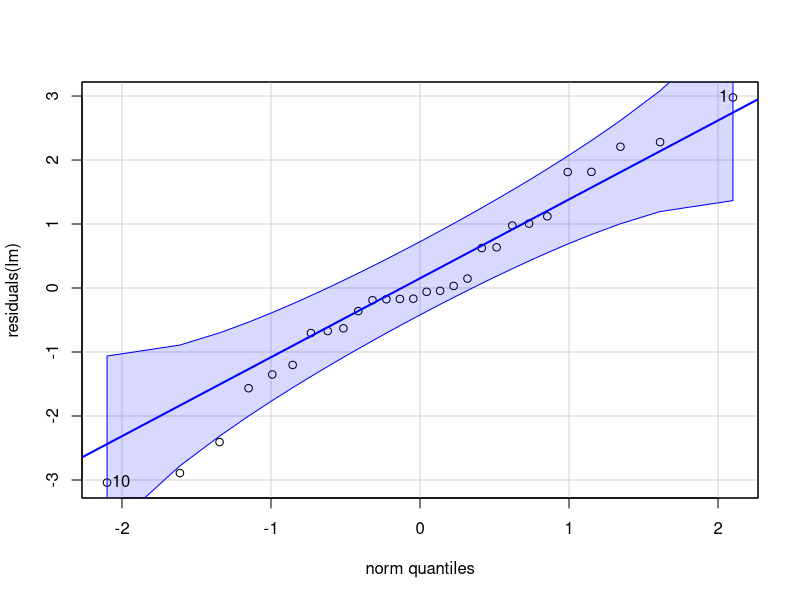
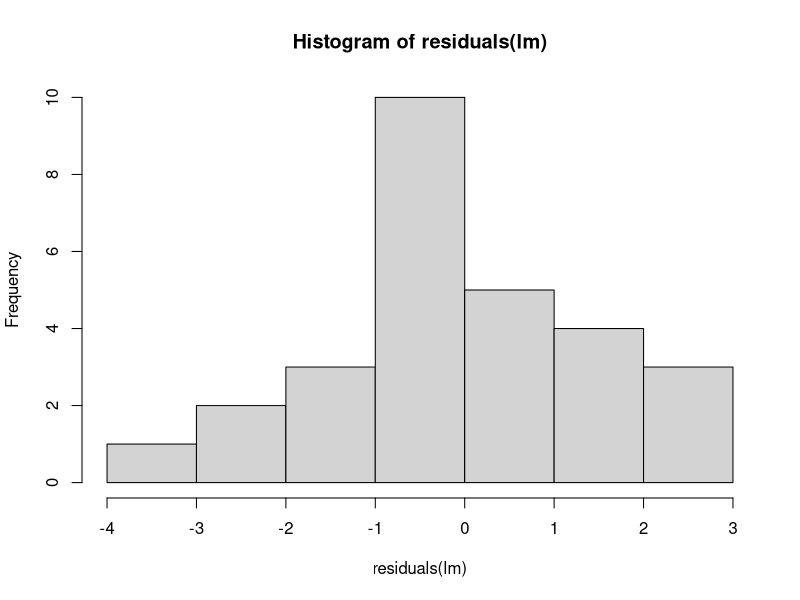
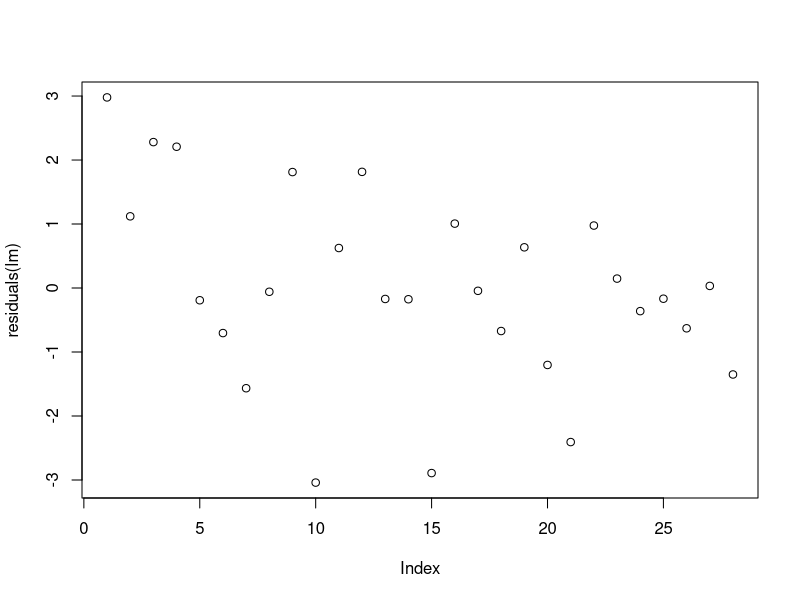
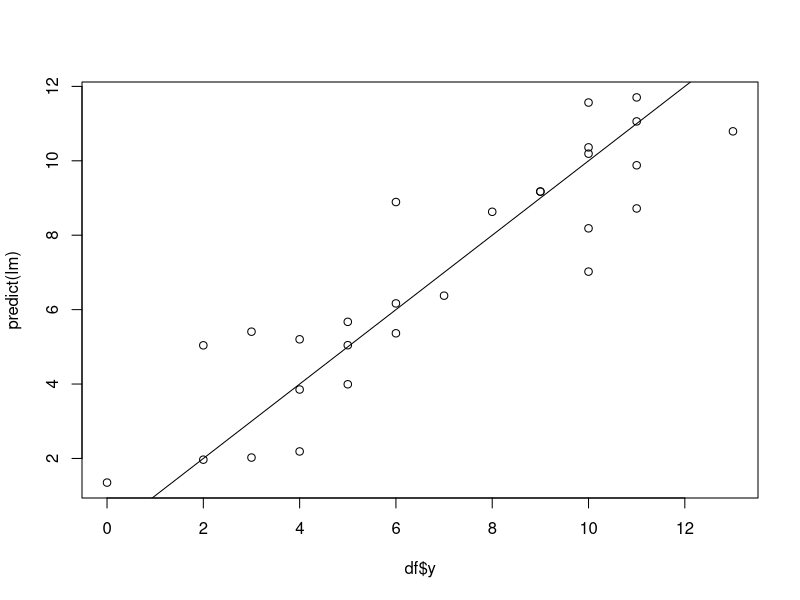

The R source for these figures, in order:
## ---- chunk 1
knitr::opts_chunk$set(echo = TRUE)
## ---- chunk 2
df <- read.csv("./football.csv")
lm <-lm(y ~ . - Team, data = df)
## ---- chunk 3
library("car")
qq <- qqPlot(residuals(lm))
## ---- chunk 4
histogram <- hist(residuals(lm))
## ---- chunk 5
residuals_scatter <- plot(residuals(lm))
## ---- chunk 6
residuals_against_reg <- plot(df$y, predict(lm))
abline(0,1)
## ---- chunk 7
model.full <- lm
model.null <- lm(y ~ 1, data=df)
step(model.null, direction="forward", scope=list(lower=model.null, upper=model.full))
## ---- chunk 8
model.full <- lm
model.null <- lm(y ~ 1, data=df)
step(model.full, direction="backward", scope=list(lower=model.null, upper=model.full))
## ---- chunk 9
model.full <- lm
model.null <- lm(y ~ 1, data=df)
step(model.full, direction="both", scope=list(lower=model.null, upper=model.full))
## ---- chunk 10
library(glmnet)
lambda_seq <- 10^seq(2,-2, by=-0.1)
x <- df[,3:11]
x <- as.matrix(x)
y <- df[2]; y <- as.matrix(y)
lasso_reg <- cv.glmnet(x,y, alpha=1, lambda=lambda_seq, standardize = TRUE, nfolds=5)
lambda_best <- lasso_reg$lambda.min
lasso_model <- glmnet(x,y, alpha=1, lambda=lambda_best,
                      standardize=TRUE)
lasso_model$beta
